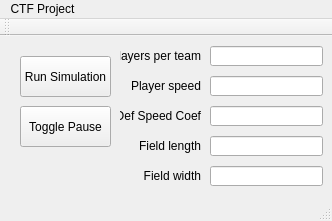
<?xml version="1.0" encoding="UTF-8"?>
<ui version="4.0">
 <class>ControlWindow</class>
 <widget class="QMainWindow" name="ControlWindow">
  <property name="geometry">
   <rect>
    <x>0</x>
    <y>0</y>
    <width>332</width>
    <height>221</height>
   </rect>
  </property>
  <property name="windowTitle">
   <string>ControlWindow</string>
  </property>
  <widget class="QWidget" name="centralWidget">
   <widget class="QLineEdit" name="playerNumEdit">
    <property name="geometry">
     <rect>
      <x>210</x>
      <y>10</y>
      <width>113</width>
      <height>20</height>
     </rect>
    </property>
   </widget>
   <widget class="QLineEdit" name="speedEdit">
    <property name="geometry">
     <rect>
      <x>210</x>
      <y>40</y>
      <width>113</width>
      <height>20</height>
     </rect>
    </property>
   </widget>
   <widget class="QLabel" name="label">
    <property name="geometry">
     <rect>
      <x>120</x>
      <y>10</y>
      <width>81</width>
      <height>20</height>
     </rect>
    </property>
    <property name="text">
     <string>Players per team</string>
    </property>
    <property name="alignment">
     <set>Qt::AlignRight|Qt::AlignTrailing|Qt::AlignVCenter</set>
    </property>
   </widget>
   <widget class="QLabel" name="label_2">
    <property name="geometry">
     <rect>
      <x>130</x>
      <y>40</y>
      <width>71</width>
      <height>20</height>
     </rect>
    </property>
    <property name="text">
     <string>Player speed</string>
    </property>
    <property name="alignment">
     <set>Qt::AlignRight|Qt::AlignTrailing|Qt::AlignVCenter</set>
    </property>
   </widget>
   <widget class="QLineEdit" name="lengthEdit">
    <property name="geometry">
     <rect>
      <x>210</x>
      <y>100</y>
      <width>113</width>
      <height>20</height>
     </rect>
    </property>
   </widget>
   <widget class="QLabel" name="label_3">
    <property name="geometry">
     <rect>
      <x>130</x>
      <y>100</y>
      <width>71</width>
      <height>20</height>
     </rect>
    </property>
    <property name="text">
     <string>Field length</string>
    </property>
    <property name="alignment">
     <set>Qt::AlignRight|Qt::AlignTrailing|Qt::AlignVCenter</set>
    </property>
   </widget>
   <widget class="QLineEdit" name="widthEdit">
    <property name="geometry">
     <rect>
      <x>210</x>
      <y>130</y>
      <width>113</width>
      <height>20</height>
     </rect>
    </property>
   </widget>
   <widget class="QLabel" name="label_4">
    <property name="geometry">
     <rect>
      <x>130</x>
      <y>130</y>
      <width>71</width>
      <height>20</height>
     </rect>
    </property>
    <property name="text">
     <string>Field width</string>
    </property>
    <property name="alignment">
     <set>Qt::AlignRight|Qt::AlignTrailing|Qt::AlignVCenter</set>
    </property>
   </widget>
   <widget class="QPushButton" name="runButton">
    <property name="geometry">
     <rect>
      <x>20</x>
      <y>20</y>
      <width>91</width>
      <height>41</height>
     </rect>
    </property>
    <property name="text">
     <string>Run Simulation</string>
    </property>
   </widget>
   <widget class="QLineEdit" name="defSpeedEdit">
    <property name="geometry">
     <rect>
      <x>210</x>
      <y>70</y>
      <width>113</width>
      <height>20</height>
     </rect>
    </property>
   </widget>
   <widget class="QLabel" name="label_5">
    <property name="geometry">
     <rect>
      <x>120</x>
      <y>70</y>
      <width>81</width>
      <height>20</height>
     </rect>
    </property>
    <property name="text">
     <string>Def Speed Coef</string>
    </property>
    <property name="alignment">
     <set>Qt::AlignRight|Qt::AlignTrailing|Qt::AlignVCenter</set>
    </property>
   </widget>
   <widget class="QPushButton" name="pauseButton">
    <property name="geometry">
     <rect>
      <x>20</x>
      <y>70</y>
      <width>91</width>
      <height>41</height>
     </rect>
    </property>
    <property name="text">
     <string>Toggle Pause</string>
    </property>
   </widget>
  </widget>
  <widget class="QMenuBar" name="menuBar">
   <property name="geometry">
    <rect>
     <x>0</x>
     <y>0</y>
     <width>332</width>
     <height>21</height>
    </rect>
   </property>
   <widget class="QMenu" name="menuCTF_Project">
    <property name="title">
     <string>CTF Project</string>
    </property>
   </widget>
   <addaction name="menuCTF_Project"/>
  </widget>
  <widget class="QToolBar" name="mainToolBar">
   <attribute name="toolBarArea">
    <enum>TopToolBarArea</enum>
   </attribute>
   <attribute name="toolBarBreak">
    <bool>false</bool>
   </attribute>
  </widget>
  <widget class="QStatusBar" name="statusBar"/>
 </widget>
 <layoutdefault spacing="6" margin="11"/>
 <resources/>
 <connections/>
</ui>
